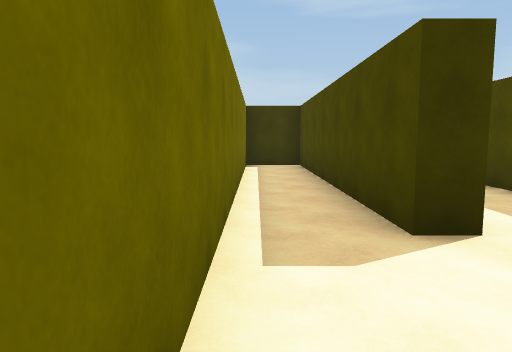
View 1 (above)

16 first-person views from a walk through a scene from a Unity 3-D project. The camera is 1.4 m above the floor, tilts 6° down and sees 70° across. The floor is counted in squares, 2 m on a side. Each view is taken from the middle of a square. On the plan, view 1 faces up. The plan holds only what a view shows up to about 11 squares ahead; the rest is blank. The player is left out.

View 2
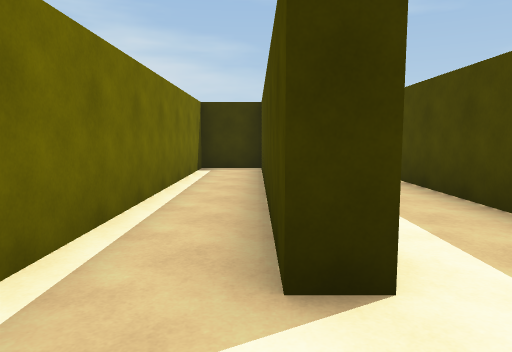

View 3
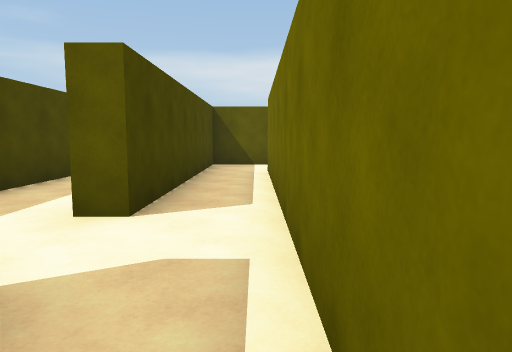

View 4
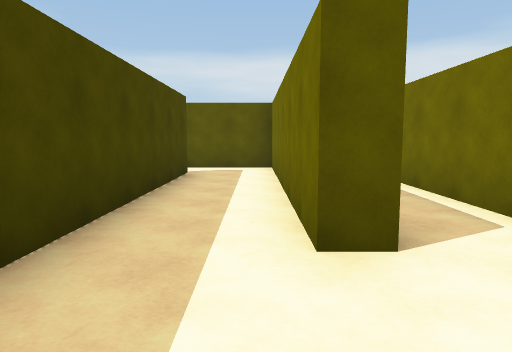

View 5
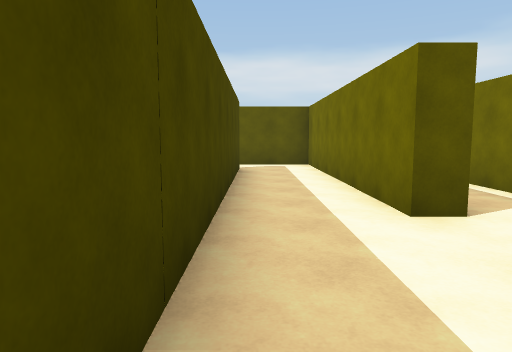

View 6
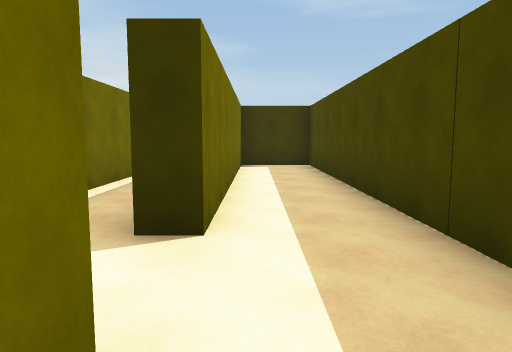

View 7
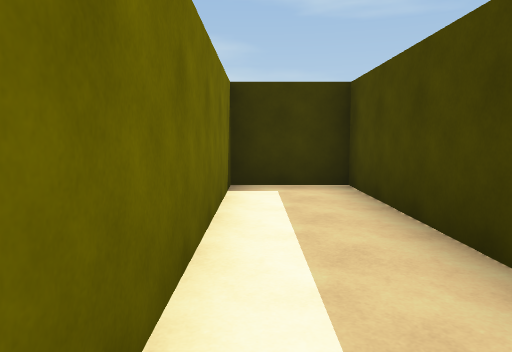

View 8
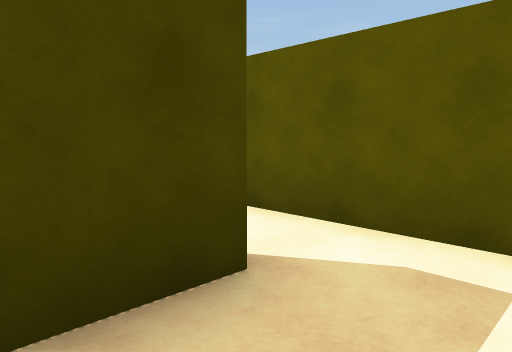

View 9
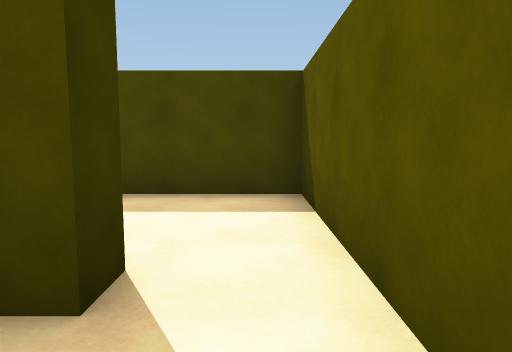

View 10
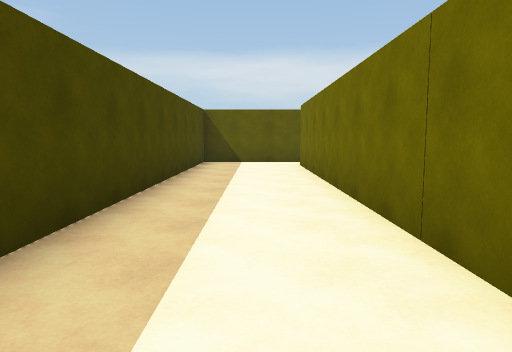

View 11
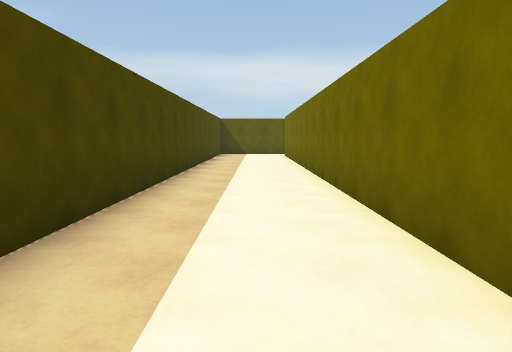

View 12
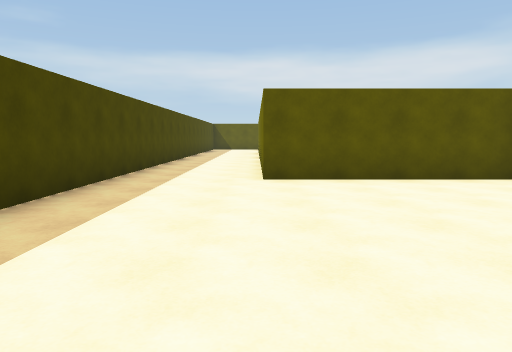

View 13
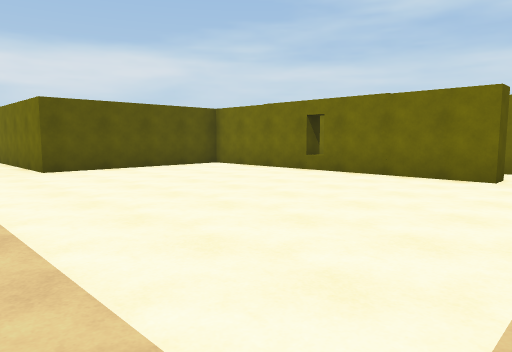

View 14
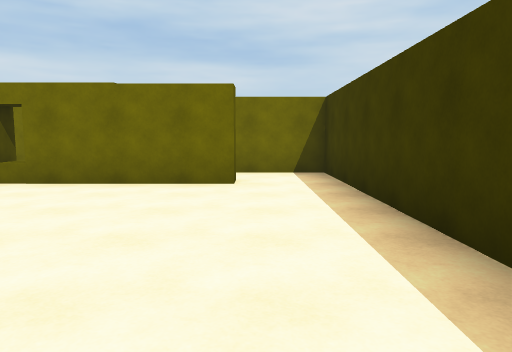

View 15
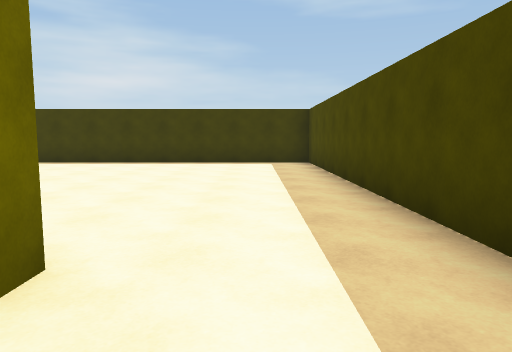

View 16
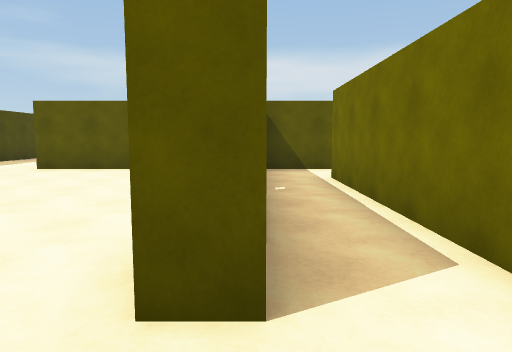

### Floor plan
Points are (right, up) in squares from view 1. A wall is a line through its corners. A room is listed if a view was taken in it or the views show most of it. See-through windows are left out.
Room 1 (views 1, 2, 3)
walls: (1.6, 2.6) (1.1, 2.6) (1.1, 9.4) (-0.2, 9.4) (-0.2, -3.6); (-0.4, -5.6) (1.1, -5.6) (1.1, 0.8) (1.6, 0.8)
ways out: opening at (1, 1.5) to room 2
Room 2 (views 4, 5, 6, 7, 8, 9)
walls: (1.6, 0.8) (1.6, -5.6) (4.5, -5.6); (3.9, -4.3) (3.4, -4.3) (3.4, 9.4) (1.6, 9.4) (1.6, 2.6)
ways out: opening at (1, 1.5) to room 1; opening at (4, -5) to room 3
Room 3 (views 10, 11, 12, 13, 14, 15)
walls: (-0.5, 16.7) (-0.5, 9.9) (3.9, 9.9) (3.9, -4.3); (4.5, -5.6) (6.5, -5.6) (6.5, 18.4) (-0.6, 18.4)
ways out: opening at (4, -5) to room 2; opening at (-1, 17.5) to room 4
Room 4 (view 16)
walls: (-1.1, 16.7) (-0.5, 16.7); (-0.6, 18.4) (-2.3, 18.4) (-2.3, 11.5); (-2.7, 9.9) (-1.2, 9.9)
ways out: opening at (-1, 17.5) to room 3

Where each view was taken, in squares from view 1:
view 1: 0 up, 0 right, facing up
view 2: 1 up, 1 right, facing up
view 3: 4 up, 0 right, facing down
view 4: 3 up, 2 right, facing down
view 5: 4 up, 3 right, facing down
view 6: 0 up, 2 right, facing up
view 7: 4 up, 2 right, facing up
view 8: 3 down, 2 right, facing down-right
view 9: 5 down, 2 right, facing right
view 10: 5 up, 5 right, facing down
view 11: 10 up, 5 right, facing down
view 12: 16 up, 4 right, facing down
view 13: 18 up, 6 right, facing down-left
view 14: 17 up, 5 right, facing left
view 15: 8 up, 5 right, facing up
view 16: 18 up, 1 left, facing down
